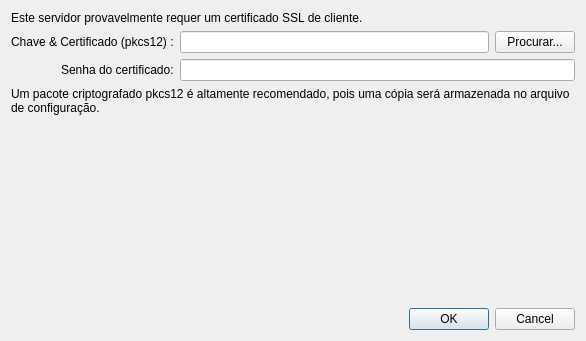
<?xml version="1.0" encoding="UTF-8"?>
<ui version="4.0">
 <class>OCC::AddCertificateDialog</class>
 <widget class="QDialog" name="OCC::AddCertificateDialog">
  <property name="windowModality">
   <enum>Qt::ApplicationModal</enum>
  </property>
  <property name="geometry">
   <rect>
    <x>0</x>
    <y>0</y>
    <width>586</width>
    <height>341</height>
   </rect>
  </property>
  <property name="windowTitle">
   <string>Cerificado SSL de autenticação de cliente</string>
  </property>
  <layout class="QGridLayout" name="gridLayout">
   <item row="0" column="0" colspan="4">
    <widget class="QLabel" name="labelErrorMessage">
     <property name="text">
      <string>Este servidor provavelmente requer um certificado SSL de cliente.</string>
     </property>
     <property name="wordWrap">
      <bool>true</bool>
     </property>
    </widget>
   </item>
   <item row="1" column="0" colspan="2">
    <widget class="QLabel" name="labelCertificateFile">
     <property name="text">
      <string>Chave &amp; Certificado (pkcs12) :</string>
     </property>
    </widget>
   </item>
   <item row="1" column="2">
    <widget class="QLineEdit" name="lineEditCertificatePath">
     <property name="text">
      <string/>
     </property>
    </widget>
   </item>
   <item row="1" column="3">
    <widget class="QPushButton" name="pushButtonBrowseCertificate">
     <property name="text">
      <string>Procurar...</string>
     </property>
    </widget>
   </item>
   <item row="2" column="1">
    <widget class="QLabel" name="labelPWDCertificate">
     <property name="text">
      <string>Senha do certificado:</string>
     </property>
    </widget>
   </item>
   <item row="2" column="2" colspan="2">
    <widget class="QLineEdit" name="lineEditPWDCertificate">
     <property name="text">
      <string/>
     </property>
     <property name="echoMode">
      <enum>QLineEdit::Password</enum>
     </property>
    </widget>
   </item>
   <item row="3" column="0" colspan="4">
    <widget class="QLabel" name="label">
     <property name="text">
      <string>Um pacote criptografado pkcs12 é altamente recomendado, pois uma cópia será armazenada no arquivo de configuração.</string>
     </property>
     <property name="wordWrap">
      <bool>true</bool>
     </property>
    </widget>
   </item>
   <item row="4" column="0">
    <widget class="QLabel" name="labelErrorCertif">
     <property name="palette">
      <palette>
       <active>
        <colorrole role="WindowText">
         <brush brushstyle="SolidPattern">
          <color alpha="255">
           <red>255</red>
           <green>0</green>
           <blue>0</blue>
          </color>
         </brush>
        </colorrole>
        <colorrole role="Text">
         <brush brushstyle="SolidPattern">
          <color alpha="255">
           <red>231</red>
           <green>23</green>
           <blue>12</blue>
          </color>
         </brush>
        </colorrole>
       </active>
       <inactive>
        <colorrole role="WindowText">
         <brush brushstyle="SolidPattern">
          <color alpha="255">
           <red>255</red>
           <green>0</green>
           <blue>0</blue>
          </color>
         </brush>
        </colorrole>
        <colorrole role="Text">
         <brush brushstyle="SolidPattern">
          <color alpha="255">
           <red>231</red>
           <green>23</green>
           <blue>12</blue>
          </color>
         </brush>
        </colorrole>
       </inactive>
       <disabled>
        <colorrole role="WindowText">
         <brush brushstyle="SolidPattern">
          <color alpha="255">
           <red>119</red>
           <green>120</green>
           <blue>120</blue>
          </color>
         </brush>
        </colorrole>
        <colorrole role="Text">
         <brush brushstyle="SolidPattern">
          <color alpha="255">
           <red>127</red>
           <green>127</green>
           <blue>127</blue>
          </color>
         </brush>
        </colorrole>
       </disabled>
      </palette>
     </property>
     <property name="wordWrap">
      <bool>true</bool>
     </property>
    </widget>
   </item>
   <item row="5" column="0">
    <spacer name="verticalSpacer">
     <property name="orientation">
      <enum>Qt::Vertical</enum>
     </property>
     <property name="sizeHint" stdset="0">
      <size>
       <width>20</width>
       <height>40</height>
      </size>
     </property>
    </spacer>
   </item>
   <item row="6" column="0" colspan="4">
    <widget class="QDialogButtonBox" name="buttonBox">
     <property name="orientation">
      <enum>Qt::Horizontal</enum>
     </property>
     <property name="standardButtons">
      <set>QDialogButtonBox::Cancel|QDialogButtonBox::Ok</set>
     </property>
    </widget>
   </item>
  </layout>
 </widget>
 <resources/>
 <connections>
  <connection>
   <sender>buttonBox</sender>
   <signal>accepted()</signal>
   <receiver>OCC::AddCertificateDialog</receiver>
   <slot>accept()</slot>
   <hints>
    <hint type="sourcelabel">
     <x>248</x>
     <y>254</y>
    </hint>
    <hint type="destinationlabel">
     <x>157</x>
     <y>274</y>
    </hint>
   </hints>
  </connection>
  <connection>
   <sender>buttonBox</sender>
   <signal>rejected()</signal>
   <receiver>OCC::AddCertificateDialog</receiver>
   <slot>reject()</slot>
   <hints>
    <hint type="sourcelabel">
     <x>316</x>
     <y>260</y>
    </hint>
    <hint type="destinationlabel">
     <x>286</x>
     <y>274</y>
    </hint>
   </hints>
  </connection>
 </connections>
</ui>
